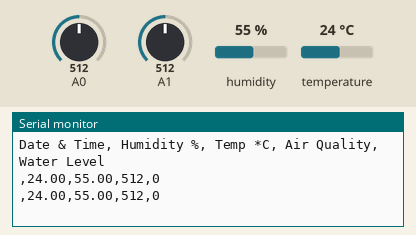
Simulated run of this sketch. Board: Arduino Uno, built with avr-gcc and run on an emulated ATmega328P. Shown: the last lines printed to the serial monitor. The inputs (shaded band) are chosen by the test bench; at power-on: humidity 55 %, A0 = 512, temperature 24 °C, A1 = 512.

Above: at 5.8 s.
5.9 s: humidity set to 22 %
At 10.7 s:
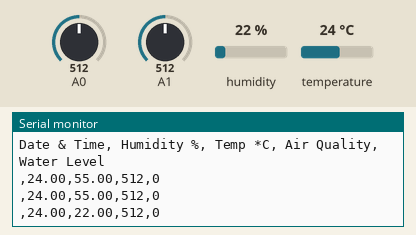
11.9 s: A0 set to 470
At 16.6 s:
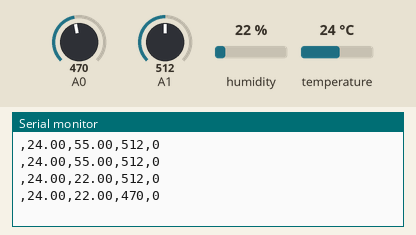
17.9 s: temperature set to 12 °C
At 21.3 s:
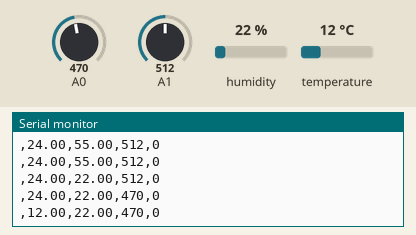
23.9 s: A0 set to 490
At 26.0 s:
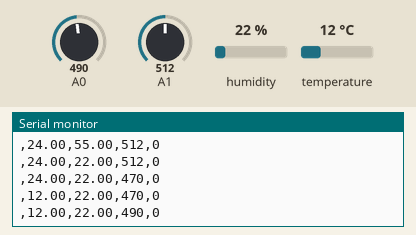
29.9 s: humidity set to 40 %
At 30.7 s:
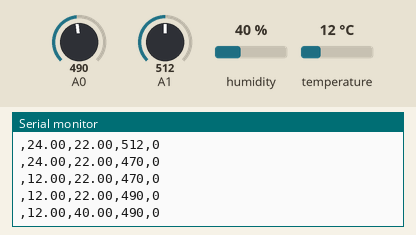
Timing chart, 0 to 32.9 s (numbered marks = the images above; inputs shaded):
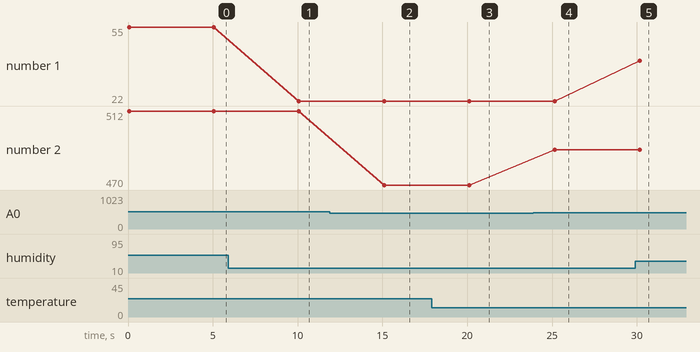

Measured:
- after the input at 5.9 s, the serial monitor: prints a new line after 4.2 s (image 1)
- after the input at 11.9 s, the serial monitor: prints a new line after 3.2 s (image 2)
- after the input at 17.9 s, the serial monitor: prints a new line after 2.2 s (image 3)
- after the input at 23.9 s, the serial monitor: prints a new line after 1.2 s (image 4)
- after the input at 29.9 s, the serial monitor: prints a new line after 0.27 s (image 5)
- plotted number 1: 55 → 22 after the input at 5.9 s, 22 → 40 after the input at 29.9 s
- plotted number 2: 512 → 470 after the input at 11.9 s, 470 → 490 after the input at 23.9 s

The sketch:

Mini_Weather_Station.ino
```cpp
#include "dht.h"
#include "MQ135.h"

//change this with the pin that you use
int pin = 9; //for MQ-2
int lpg, co, smoke; //for MQ-2
//MQ2 mq2(pin);

MQ135 gasSensor = MQ135(A0);
int sensorPin = 8; //for MQ-135
int sensorValue = 0; //for MQ-135

dht DHT;
#define DHT11_PIN 7

/* Arduino Tutorial - Watel Level Sensor 40mm
   More info: */

//const int read = A0; //Sensor AO pin to Arduino pin A0
int value;          //Variable to store the incomming data

void setup(){
  Serial.begin(9600);
  Serial.println("Date & Time, Humidity %, Temp *C, Air Quality, Water Level");
}

void loop()
{
//  Temp & Humidity
  int chk = DHT.read11(DHT11_PIN);
  float temp = DHT.temperature;
  float humidity = DHT.humidity;
//  Serial.print("Temperature = ");
//  Serial.print(temp);
//  Serial.println(" C");
//  Serial.print("Humidity = ");
//  Serial.print(humidity);
//  Serial.println("%");

//  MQ135
  sensorValue = analogRead(A0);
//  sensorValue = digitalRead(8);
//  Serial.print("Air Quality=");
//  Serial.print(sensorValue);
//  //concentration of carbon dioxide(PPM-parts per million)
//  Serial.println(" PPM");

//  MQ2
  /*read the values from the sensor, it returns
  *an array which contains 3 values.
  * 1 = LPG in ppm
  * 2 = CO in ppm
  * 3 = SMOKE in ppm
  */
//  float* values= mq2.read(true); //set it false if you don't want to print the values in the Serial

//  //lpg = values[0];
//  lpg = mq2.readLPG();
//  //co = values[1];
//  co = mq2.readCO();
//  //smoke = values[2];
//  smoke = mq2.readSmoke();

//  Water Sensor
  value = analogRead(A1); //Read data from analog pin and store it to value variable

  if (value<=480){
//    Serial.println("Water level: 0mm - Empty!");
  }
  else if (value>480 && value<=530){
//    Serial.println("Water level: 0mm to 5mm");
  }
  else if (value>530 && value<=615){
//    Serial.println("Water level: 5mm to 10mm");
  }
  else if (value>615 && value<=660){
//    Serial.println("Water level: 10mm to 15mm");
  }
  else if (value>660 && value<=680){
//    Serial.println("Water level: 15mm to 20mm");
  }
  else if (value>680 && value<=690){
//    Serial.println("Water level: 20mm to 25mm");
  }
  else if (value>690 && value<=700){
//    Serial.println("Water level: 25mm to 30mm");
  }
  else if (value>700 && value<=705){
//    Serial.println("Water level: 30mm to 35mm");
  }
  else if (value>705){
//    Serial.println("Water level: 35mm to 40mm");
  }

//  Pressure Sensor


//  ESP8266

  Serial.print(",");
  Serial.print(temp);
  Serial.print(",");
  Serial.print(humidity);
  Serial.print(",");
  Serial.print(sensorValue);
  Serial.print(",");
  Serial.println(value*0);

//  delay(120000);
  delay(5000);
}
```
